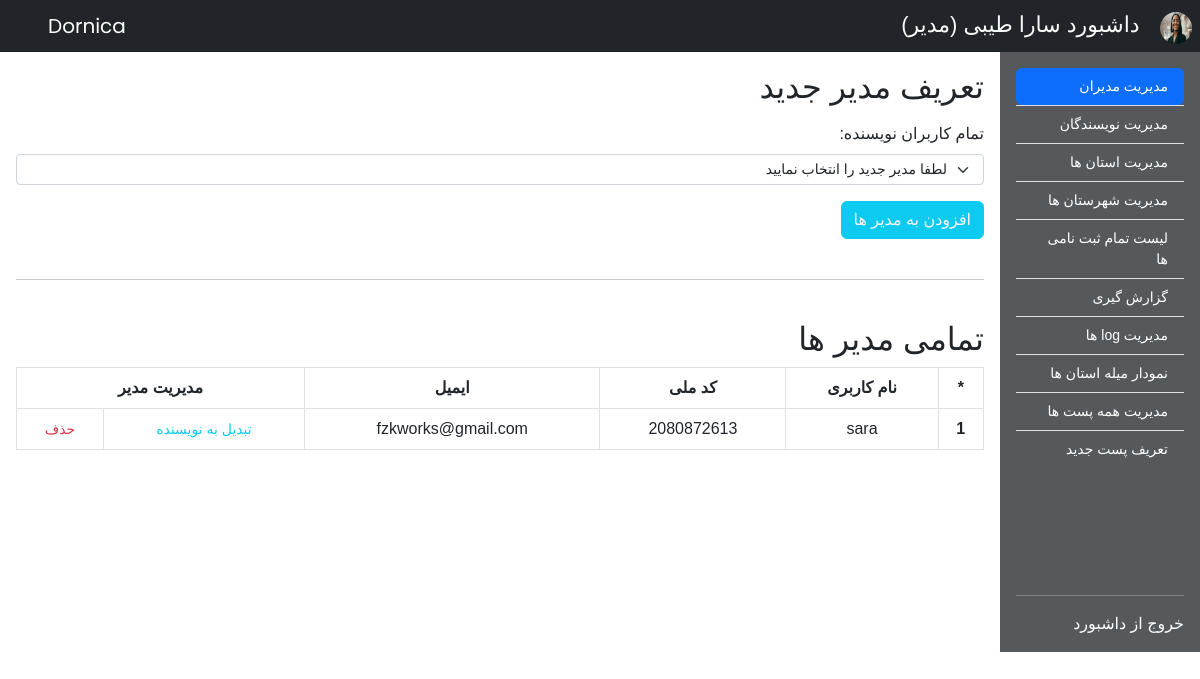
The app's page /admin-managers.php (signed in) with its own data.
### tables this page shows
CREATE TABLE `members` (
  `id` int(11) NOT NULL,
  `first_name` varchar(255) NOT NULL,
  `last_name` varchar(255) NOT NULL,
  `nation_code` varchar(255) NOT NULL,
  `phone_number` varchar(255) NOT NULL,
  `birth_date` date DEFAULT NULL,
  `gender` varchar(255) NOT NULL,
  `military` varchar(255) DEFAULT NULL,
  `email` varchar(255) NOT NULL,
  `image` varchar(255) DEFAULT NULL,
  `username` varchar(255) NOT NULL,
  `password` varchar(255) NOT NULL,
  `province` varchar(255) DEFAULT NULL,
  `city` varchar(255) DEFAULT NULL,
  `membership_date` date NOT NULL,
  `vkey` varchar(255) NOT NULL,
  `verified` tinyint(255) NOT NULL DEFAULT 0,
  `member_type_id` tinyint(4) NOT NULL DEFAULT 3
);

### database/Member.php (called while the page is built, shortened)
<?php
class Member
{
    protected $host = "localhost";
    protected $user = "root";
    protected $password = "";
    protected $db_name = "dornica";
    public $connection = null;
    public function __construct()
    {
        $this->connection = mysqli_connect($this->host, $this->user, $this->password, $this->db_name);
    }
    public function getMemberById($id)
    {
        $query = "SELECT  * FROM `members` WHERE `id` = '$id'";
        $result = $this->connection->query($query);
        $result = mysqli_fetch_array($result, MYSQLI_ASSOC);
        return $result;
    }
    public function getAllMembers($member_type_id = null)
    {
        if (!$member_type_id) {
            $query = "SELECT * FROM `members` WHERE 1";
        } else {
            $query = "SELECT * FROM `members` WHERE `member_type_id`='$member_type_id'";
        }
        $result = $this->connection->query($query);
        $result_array = [];
        while ($row = mysqli_fetch_array($result, MYSQLI_ASSOC)) {
            $result_array[] = $row;
        }
        return $result_array;
    }
}

### functions/registration-functions.php (called while the page is built, shortened)
<?php
require("database/Member.php");
require("database/Permission.php");
$member = new Member();
$permission = new Permission();

### database/Permission.php (called while the page is built, shortened)
<?php
class Permission
{
    protected $host = "localhost";
    protected $user = "root";
    protected $password = "";
    protected $db_name = "dornica";
    public $connection = null;
    public function __construct()
    {
        $this->connection = mysqli_connect($this->host, $this->user, $this->password, $this->db_name);
    }
    public function getPermissionTypeById($id)
    {
        $query = "SELECT * FROM `permissions` WHERE `id`='$id'";
        $result = $this->connection->query($query);
        $result = mysqli_fetch_array($result, MYSQLI_ASSOC);
        return $result['type'];
    }
}

### admin_templates/_managers-management.php (the view, shortened to what this page needs)
<?php
if ($permission->getPermissionTypeById($current_member['member_type_id']) != 'manager') {
    showOnlyMangersAccess();
} else {
    $all_managers = $member->getAllMembers('1');
    ?>
    <section class="col-10">
        <div class="container p-3">
            <h2>تعریف مدیر جدید</h2>
            <form action="" method="post">
                <div class="form-group mb-3">
                    <label for="authors" class="my-2">تمام کاربران نویسنده:</label>
                    <select name="authors" id="authors" class="form-select form-select-sm"
                            aria-label=".form-select-sm example">
                        <option value="0" disabled selected>لطفا مدیر جدید را انتخاب نمایید</option>
                    </select>
                </div>
                <div class="form-group">
                    <button type="submit" name="add_manager_submit" class="btn btn-info text-light">افزودن به مدیر ها
                    </button>
                </div>
            </form>
            <br>
            <hr>
            <br>
            <h2>تمامی مدیر ها</h2>
            <table class="table table-bordered">
                <thead>
                <tr class="text-center">
                    <th scope="col">*</th>
                    <th scope="col">نام کاربری</th>
                    <th scope="col">کد ملی</th>
                    <th scope="col">ایمیل</th>
                    <th scope="col" colspan="2">مدیریت مدیر</th>
                </tr>
                </thead>
                <tbody>
                <?php
                $number = 1;
                foreach ($all_managers as $manager) {
                    $manager_username = $manager['username'];
                    $manager_nation_code = $manager['nation_code'];
                    $manager_email = $manager['email'];
                    ?>
                    <tr class="text-center">
                        <th scope="row"><?php echo $number; ?></th>
                        <td><?php echo $manager_username; ?></td>
                        <td><?php echo $manager_nation_code; ?></td>
                        <td><?php echo $manager_email; ?></td>
                        <form action="" method="post">
                            <td>
                                <button type="submit" name="manager_to_author_submit"
                                        class="btn text-info p-0 m-0 font-size-14">تبدیل به نویسنده
                                </button>
                            </td>
                            <td>
                                <button type="submit" name="manager_delete_submit"
                                        class="btn text-danger p-0 m-0 font-size-14">حذف
                                </button>
                            </td>
                        </form>
                    </tr>
                    <?php $number++;
                } ?>
                </tbody>
            </table>
        </div>
    </section>
    <?php
}
?>

### admin_templates/_admin-navbar.php (shortened to what this page needs)
<?php
if (isset($_SESSION['user_id'])) {
    $current_member = $member->getMemberById($_SESSION['user_id']);
}
?>
<section class="w-100">
    <nav class="navbar navbar-expand-lg navbar-dark bg-dark text-light" style="justify-content: space-between;">
        <div>
            <img src="<?php echo $current_member['image']; ?>"
                 alt="" width="32" height="32" class="rounded-circle me-2">
            <a class="navbar-brand text-light font-lalezar font-size-22"
               href="admin-welcome.php">داشبورد <?php
                echo $current_member['first_name'] . " ".$current_member['last_name'] . " ";
                if ($permission->getPermissionTypeById($current_member['member_type_id']) == 'manager') {
                    echo "(مدیر)";
                } else {
                    echo "(نویسنده)";
                } ?> </a>
        </div>
        <div class="my-2 mx-5 my-lg-0">
            <a href="index.php" class="navbar-brand my-2 my-sm-0 font-poppins">
                Dornica
            </a>
        </div>
    </nav>
</section>

### css/style.css (style rules this page uses)
.font-poppins { font-family: 'Poppins', sans-serif; }
.font-vazir { font-family: 'vazir', sans-serif; }
.font-lalezar { font-family: 'Lalezar', sans-serif; }
.font-size-22 { font-size: 22px; }
.font-size-14 { font-size: 14px; }
a { text-decoration: none; }

### records on screen
members: image (picture), first_name "سارا", last_name "طیبی", username "sara", nation_code "2080872613", email "fzkworks@gmail.com"
